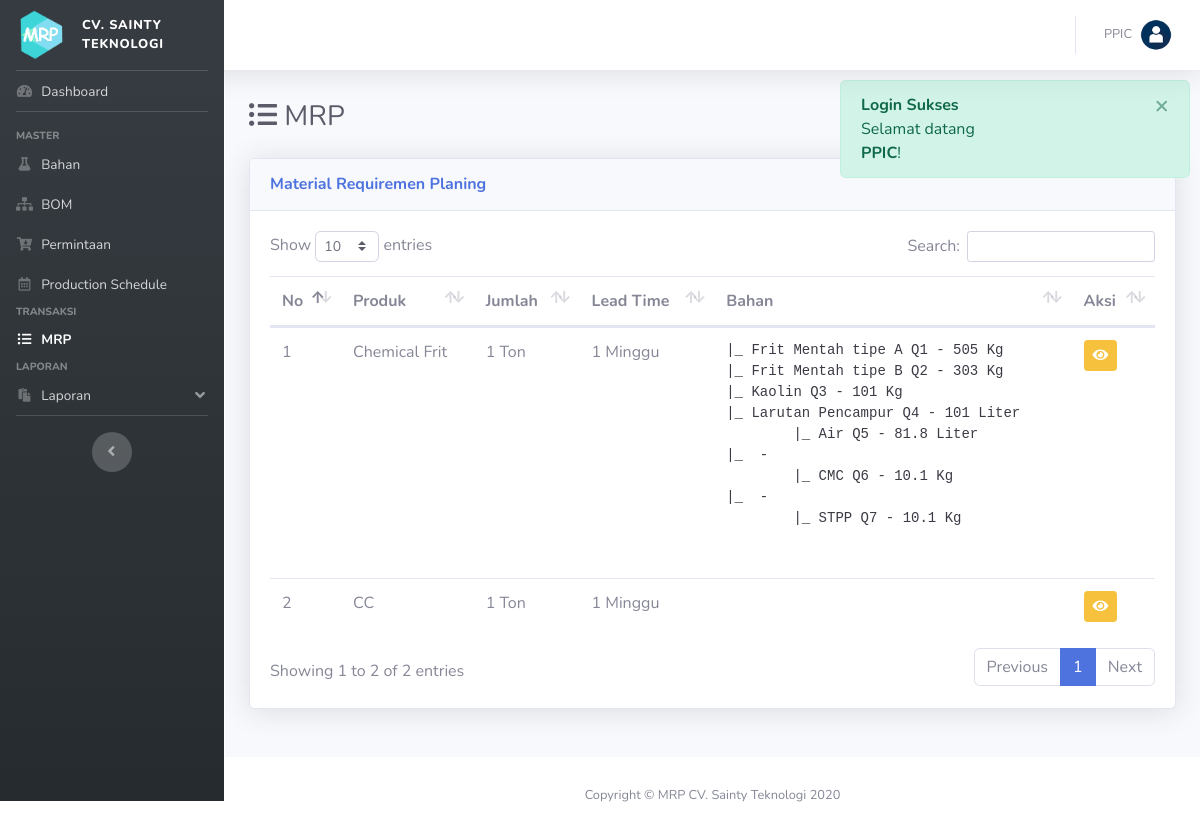
Screenshot of /index.php?p=mrp (signed in) with the database file from the repository.
### tables this page shows
CREATE TABLE IF NOT EXISTS `bom` (
  `id_bom` int(11) NOT NULL AUTO_INCREMENT,
  `nama_bom` varchar(200) DEFAULT NULL,
  `satuan` varchar(50) DEFAULT NULL,
  `jumlah` double DEFAULT NULL,
  `LT` int(11) DEFAULT NULL,
  PRIMARY KEY (`id_bom`) USING BTREE
);

CREATE TABLE IF NOT EXISTS `bom_detail` (
  `id_bom_detail` int(11) NOT NULL AUTO_INCREMENT,
  `id_bom` int(11) DEFAULT NULL,
  `id_bahan` int(11) DEFAULT NULL,
  `jumlah` double DEFAULT NULL,
  `level` int(11) DEFAULT NULL,
  `parent` int(11) DEFAULT NULL,
  PRIMARY KEY (`id_bom_detail`) USING BTREE,
  KEY `id_bahan` (`id_bahan`),
  KEY `id_menu` (`id_bom`) USING BTREE,
  CONSTRAINT `FK_bom_detail_bom` FOREIGN KEY (`id_bom`) REFERENCES `bom` (`id_bom`) ON DELETE CASCADE ON UPDATE CASCADE,
  CONSTRAINT `FK_menu_detail_bahan` FOREIGN KEY (`id_bahan`) REFERENCES `bahan` (`id_bahan`) ON DELETE CASCADE ON UPDATE CASCADE
);

CREATE TABLE IF NOT EXISTS `bahan` (
  `id_bahan` int(11) NOT NULL AUTO_INCREMENT,
  `nama_bahan` varchar(200) DEFAULT NULL,
  `satuan` varchar(200) DEFAULT NULL,
  `jumlah` double DEFAULT NULL,
  `ss` double(22,0) DEFAULT NULL,
  `rop` double(22,0) DEFAULT NULL,
  `LT` int(11) DEFAULT NULL,
  PRIMARY KEY (`id_bahan`)
);

### config/koneksi.php (called while the page is built, shortened)
<?php
	function get_bahan($id){
		$sql = "SELECT a.*, b.nama_bahan, b.satuan FROM bom_detail a JOIN bahan b ON a.id_bahan = b.id_bahan WHERE a.id_bom = $id ORDER BY a.level ASC";
		$q = mysqli_query($GLOBALS['con'], $sql);
		$data = [];
		while($row = mysqli_fetch_array($q)){
			$data[] = array(
									'id_bom_detail' => $row['id_bom_detail'],
									'id_bahan' => $row['id_bahan'],
									'jumlah' => $row['jumlah'],
									'level' => $row['level'],
									'nama_bahan' => $row['nama_bahan'],
									'satuan' => $row['satuan'],
									'parent' => $row['parent']
									);
		}
		$tmp_data = [];
		foreach ($data as $k => $v) {
			if($v['level']==1){
				$tmp_data[$v['id_bahan']] = $v;
			}
		}
		foreach ($data as $k => $v) {
			if($v['level']==2){
				$tmp_data[$v['parent']]['child'][] = $v;
			}
		}
		return $tmp_data;
	}
?>

### pages/mrp.php (the view, shortened to what this page needs)
<div class="d-sm-flex align-items-center justify-content-between mb-4">
    <h1 class="h3 mb-0 text-gray-800"> <i class="fa fa-list-ul"></i> MRP</h1>
</div>
<div class="row">
	<div class="col mb-4">
		<div class="card shadow mb-4">
            <div class="card-header py-3 d-flex flex-row align-items-center justify-content-between">
                <h6 class="m-0 font-weight-bold text-primary">Material Requiremen Planing</h6>
            </div>
            <div class="card-body">
            	<?php if(!isset($_GET['ket'])): ?>
            	<table class="table dataTable">
                    <thead>
                        <tr>
                            <th>No</th>
                            <th>Produk</th>
                            <th>Jumlah</th>
                            <th>Lead Time</th>
                            <th>Bahan</th>
                            <th>Aksi</th>
                        </tr>
                    </thead>
                    <tbody>
                    <?php
                        $i=0;
                        $sql = "SELECT * FROM bom";
                        $q = mysqli_query($con, $sql);
                        while($row = mysqli_fetch_array($q)):
                    ?>
                        <tr>
                            <td><?= ++$i; ?></td>
                            <td><?= $row['nama_bom']; ?></td>
                            <td><?= $row['jumlah'].' '.$row['satuan']; ?></td>
                            <td><?= $row['LT'].' Minggu'; ?></td>
                            <td>
                                <pre>
<?php
    $bahan = get_bahan($row['id_bom']);
    $ret = "";
    foreach ($bahan as $k => $v) {
        $ret .= "|_ $v[nama_bahan] - $v[jumlah] $v[satuan]<br>";
        if(isset($v['child'])){
            foreach ($v['child'] as $a => $b) {
                $ret .= "\t|_ $b[nama_bahan] - $b[jumlah] $b[satuan]<br>";
            }
        }
    }
    echo $ret;
?>
                                </pre>
                            </td>
                            <td>
                                <a href="index.php?p=mrp&ket=lihat&id=<?= $row['id_bom'] ?>" class="btn btn-sm btn-warning" data-toggle="tooltip" data-placement="top" title="Pilih"><i class="fa fa-eye"></i></a>
                            </td>
                        </tr>
                    <?php endwhile; ?>
                    </tbody>
                </table>
                <?php endif; ?>
            </div>
        </div>
    </div>
</div>

### rows the page displays
bom: nama_bom "Chemical Frit", jumlah "1", satuan "Ton", LT "1"
bom_detail: id_bahan.nama_bahan "Frit Mentah tipe A Q1", jumlah "505", id_bahan.satuan "Kg"
bom_detail: id_bahan.nama_bahan "Frit Mentah tipe B Q2", jumlah "303", id_bahan.satuan "Kg"
bom_detail: id_bahan.nama_bahan "Kaolin Q3", jumlah "101", id_bahan.satuan "Kg"
bom_detail: id_bahan.nama_bahan "Larutan Pencampur Q4", jumlah "101", id_bahan.satuan "Liter"
bom_detail: id_bahan.nama_bahan "Air Q5", jumlah "81.8", id_bahan.satuan "Liter"
bom_detail: id_bahan.nama_bahan "CMC Q6", jumlah "10.1", id_bahan.satuan "Kg"
bom_detail: id_bahan.nama_bahan "STPP Q7", jumlah "10.1", id_bahan.satuan "Kg"
bom: nama_bom "CC", jumlah "1", satuan "Ton", LT "1"

### other values shown
$v['group'] "MASTER"
$b['text'] "Bahan"
$b['text'] "BOM"
$b['text'] "Permintaan"
$b['text'] "Production Schedule"
$v['group'] "TRANSAKSI"
$b['text'] "MRP"
$v['group'] "LAPORAN"
$b['text'] "Laporan"
$_SESSION['name'] "PPIC"
$_SESSION["flash"]["head"] "Login Sukses"
$_SESSION["flash"]["msg"] "Selamat datang PPIC !"
